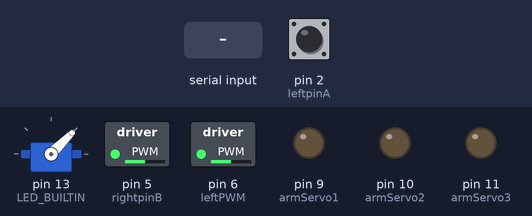
Bench run of a sketch on a simulated Arduino Uno, built with avr-gcc and run on an emulated ATmega328P. On the bench: servo, switched loads named in the sketch (green lamp = pin HIGH), output pins drawn as LEDs (lit = HIGH). Wiring (inferred from the names in the program): servo: signal pin 13. Inputs (shaded band) come from the test bench; at power-on: pin 2 (leftpinA) LOW. Servo pulses on a pin are drawn as a servo (544–2400 µs = 0–180°); pins used as bus, display or sensor lines are not drawn; what the sketch prints to the serial monitor is not drawn.

Above: at 1.2 s.
1.3 s: "m" received over Serial
At 2.5 s:
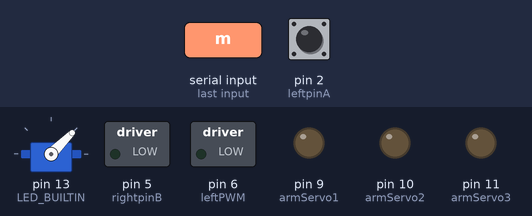
2.8 s: "l" received over Serial
At 4.0 s:
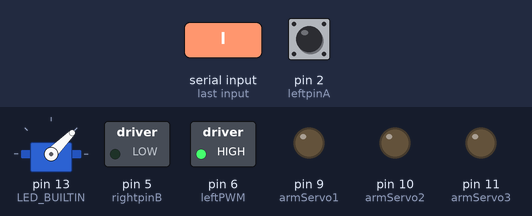
4.3 s: "r" received over Serial
At 4.7 s:
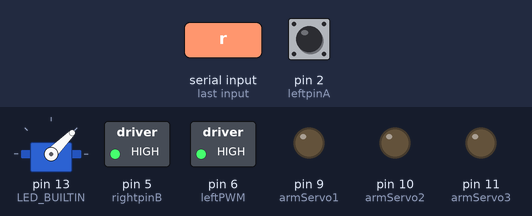
Timing chart, 0 to 7.3 s (numbered marks = the images above; inputs shaded):
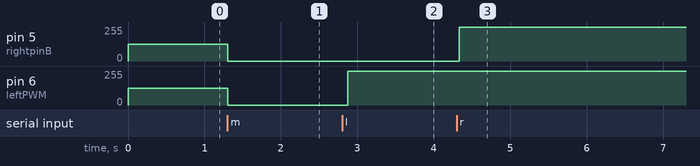

Measured:
- after the input at 1.3 s, pin 5 (rightpinB), pin 6 (leftPWM): 127/255 → 0/255 at once
- after the input at 2.8 s, pin 6 (leftPWM): 0/255 → 255/255 after 0.08 s
- after the input at 4.3 s, pin 5 (rightpinB): 0/255 → 255/255 at once

The sketch:

arduino.ino
```cpp
const byte leftpinA = 2;//A pin -> the interrupt pin 2
const byte leftpinB = 4;//B pin -> the digital pin 4
byte leftPinALast;
int leftDuration;//the number of the pulses
boolean leftDirection;//the rotation direction

const byte rightpinA = 3;//A pin -> the interrupt pin 3
const byte rightpinB = 5;//B pin -> the digital pin 5
byte rightPinALast;
int rightDuration;//the number of the pulses
boolean rightDirection;//the rotation direction

const byte rightPWM = 5;
const byte leftPWM  = 6;
#define armServo1 9
#define armServo2 10
#define armServo3 11
#define lineIR A0
#define fireIR A1

char buff[10];
int pos;
void setup()
{
  Serial.begin(9600);//Initialize the serial port
  pos = 0;
  while(!Serial) {;}
  Serial.println("starting motor...");
  Serial.println("serial ready");
  pinMode( leftPWM, OUTPUT);
  pinMode(rightPWM, OUTPUT);
  pinMode(armServo1, OUTPUT);
  pinMode(armServo2, OUTPUT);
  pinMode(armServo3, OUTPUT);
  pinMode(LED_BUILTIN, OUTPUT);
  EncoderInit();//Initialize the module
  analogWrite( leftPWM, 127);
  analogWrite(rightPWM, 127);
}

void loop()
{
  digitalWrite(LED_BUILTIN, LOW);
  while(Serial.available()){
   buff[pos++] = Serial.read();
  }

  switch (buff[0]){
    case 'm':
    digitalWrite( leftPWM, int(buff[1]));
    digitalWrite(rightPWM, int(buff[2]));
    digitalWrite(LED_BUILTIN, HIGH);
    delay(100);
    break;

    case 'l':
    Serial.println(leftDuration);
    leftDuration = 0;
    break;

    case 'r':
    Serial.println(rightDuration);
    rightDuration = 0;
    break;

    case 'a':
    digitalWrite(armServo1, int(buff[1]));
    digitalWrite(armServo2, int(buff[2]));
    digitalWrite(armServo3, int(buff[3]));
    break;

  }
  delay(20);
  digitalWrite(LED_BUILTIN, HIGH);
  delay(1);
}

void EncoderInit()
{
  leftDirection = true;//default -> Forward
  rightDirection = true;//default -> Forward
  pinMode( leftpinB,INPUT);
  pinMode(rightpinB,INPUT);
  attachInterrupt(0, leftwheelSpeed, CHANGE);//int.0
  //attachInterrupt(, rightwheelSpeed, CHANGE);//int.1
}

void leftwheelSpeed()
{
  int Lstate = digitalRead(leftpinA);
  if((leftPinALast == LOW) && Lstate==HIGH)
  {
    int val = digitalRead(leftpinB);
    if(val == LOW && leftDirection)
    {
      leftDirection = false; //Reverse
    }
    else if(val == HIGH && !leftDirection)
    {
      leftDirection = true;  //Forward
    }
  }
  leftPinALast = Lstate;

  if(!leftDirection)  leftDuration++;
  else  leftDuration--;
}

void rightwheelSpeed()
{
  int Rstate = digitalRead(rightpinA);
  if((rightPinALast == LOW) && Rstate==HIGH)
  {
    int val = digitalRead(rightpinB);
    if(val == LOW && rightDirection)
    {
      rightDirection = false; //Reverse
    }
    else if(val == HIGH && !rightDirection)
    {
      rightDirection = true;  //Forward
    }
  }
  rightPinALast = Rstate;

  if(!rightDirection)  rightDuration++;
  else  rightDuration--;
}
```
